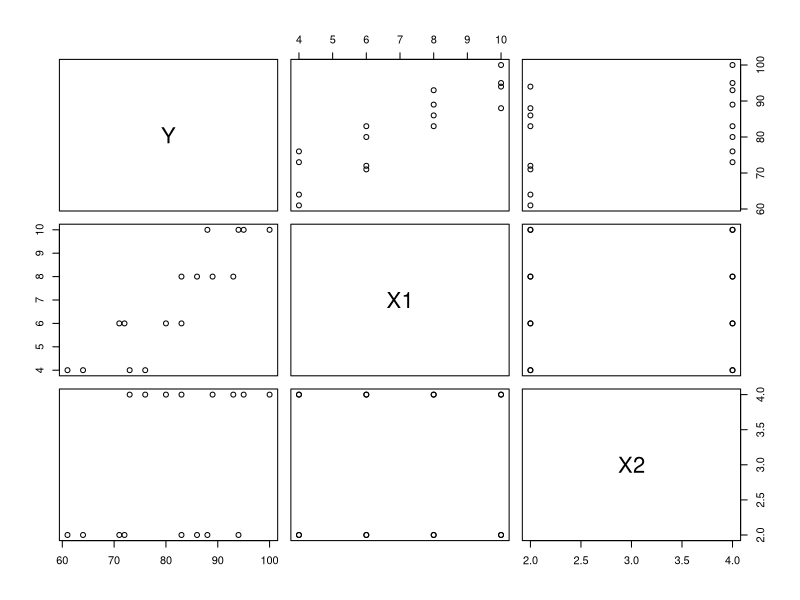
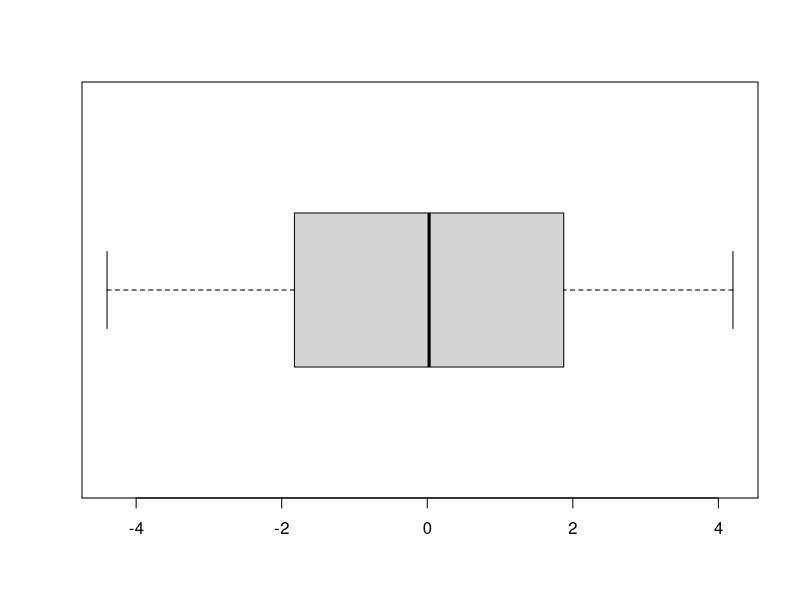
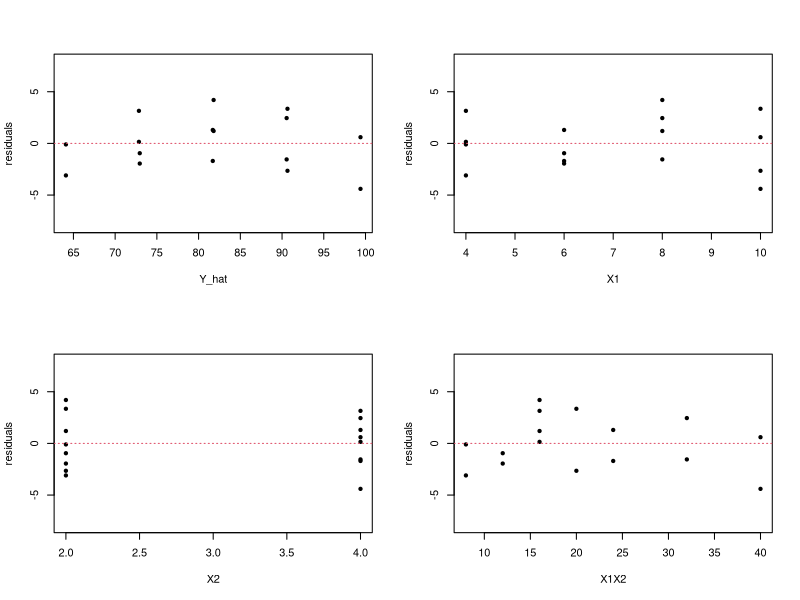
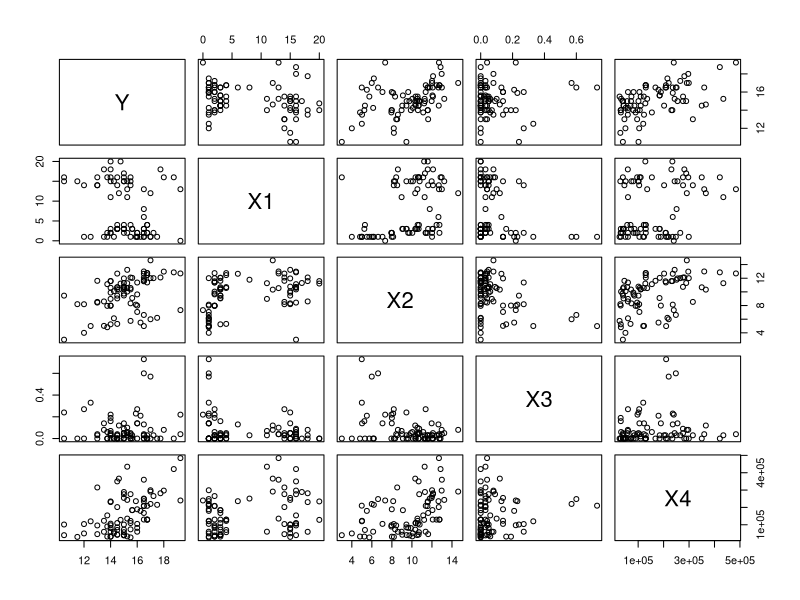
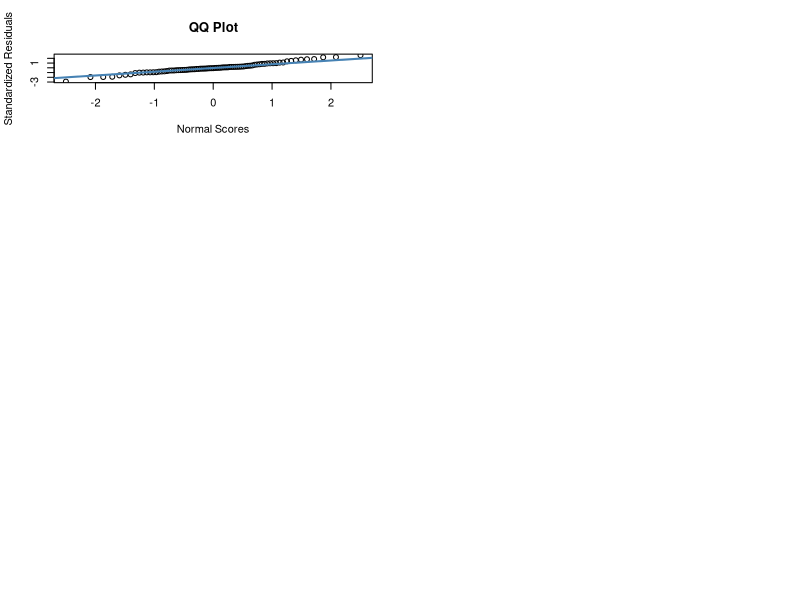
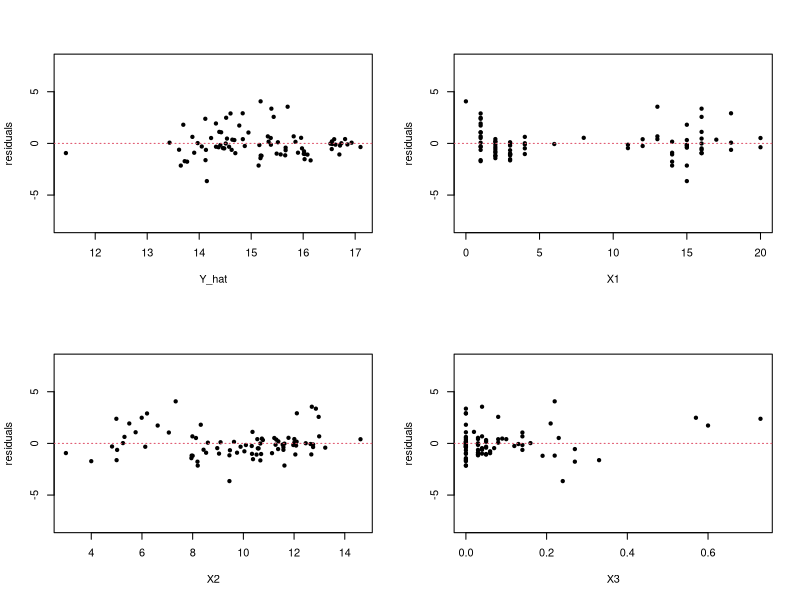
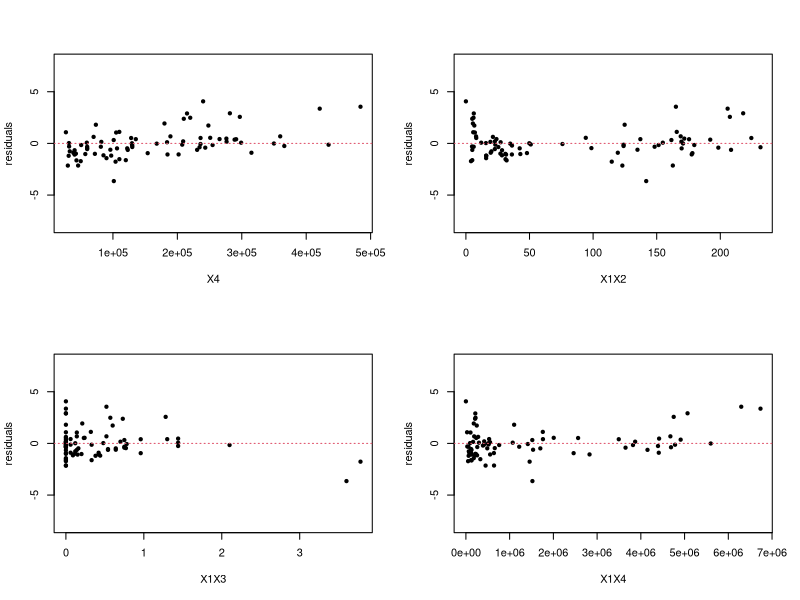
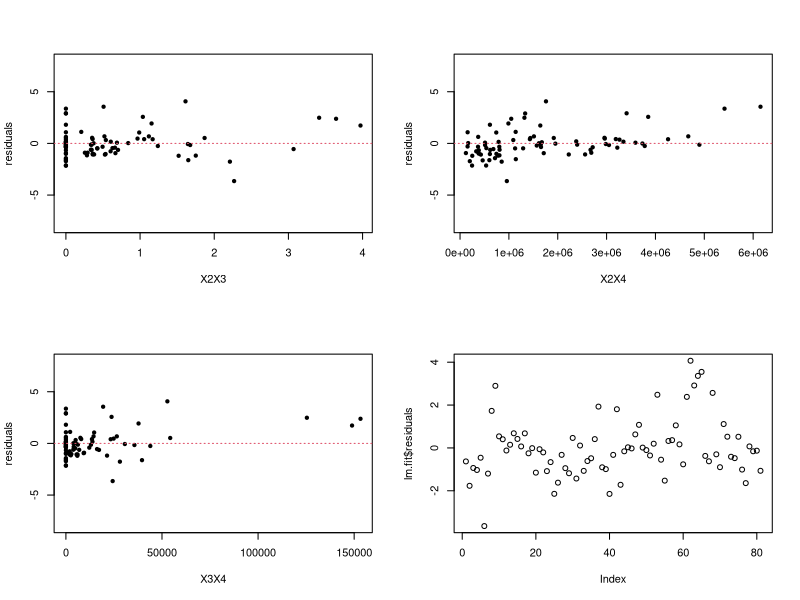

Write R code to recreate these figures, in order.
## ---- chunk 1

PlasHard.df = data.frame(read.csv("Plastic Hardness.csv"))

SumSigmaSqrd = sum(PlasHard.df$X^2)

SumSigma = sum(PlasHard.df$X)

n = nrow(PlasHard.df)

DeterminantVal = n * SumSigmaSqrd - SumSigma ^ 2

FracDeterminant = 1 / DeterminantVal

#1,1 =

FracDeterminant * SumSigmaSqrd

#1,2 and #1,3 = 

FracDeterminant * -SumSigma

#1,4 = 
Quad14 = FracDeterminant * n

## ---- chunk 2
PlasHard.reg = lm(Y~X, data=PlasHard.df)

XTransp = rbind(c(1),c(PlasHard.df$X))
XMatrix = cbind(c(1),c(PlasHard.df$X))
YMatrix = PlasHard.df$Y
YTransp = rbind(c(1),c(PlasHard.df$Y))

XTY = XTransp%*%YMatrix

XTXinv = solve((XTransp%*%XMatrix))

#b = (X'X)^-1Y'X

bMatrix = XTXinv%*%XTY

## ---- chunk 3
#Yhat = Xb
Yhat = XMatrix%*%bMatrix
Yhat

## ---- chunk 4
#H = X(X'X)^-1X'
H = XMatrix%*%(XTXinv)%*%XTransp
head(H)

## ---- chunk 5
#SSE = Y'Y - b'X'Y
XTransp = rbind(c(1),c(PlasHard.df$X))
XMatrix = PlasHard.df$X
YMatrix = PlasHard.df$Y
XTY = XTransp%*%YMatrix
bMatrix = XTXinv%*%XTY
bMatrixTransp = t(bMatrix)
YTransp = t(PlasHard.df$Y)

SSE = YTransp%*%YMatrix - bMatrixTransp%*%XTY

SSE
#anova(PlasHard.reg)

## ---- chunk 6
#s^2(b) = MSE(X'X)^-1 , MSE = SSE / (n-2)
MSE = SSE / (nrow(PlasHard.df)-2)
sSqrB = MSE[1]* XTXinv
sSqrB
## ---- chunk 7
#(7) s^2(pred) when Xh= 30
#s^2{pred} = MSE(l + X'_h(X'X)^-1 Xh)
XTransph = cbind(c(1),c(30))
Xh = rbind(c(1),c(30))
sSqrPred = MSE[1]* (1+XTransph%*%XTXinv%*%Xh)
sSqrPred
## ---- chunk 8
#s^2{b_0} =
sSqrB[1,1]
sSqrB[1,2]
sSqrB[2,2]
## ---- chunk 9
# SSE = Y'(I- H)Y
#YTransp%*%(diag(c(1,1,1,1,1,1,1,1,1,1,1,1,1,1,1,1))- H)%*%YMatrix
YTransp%*%(diag(c(16))- H)%*%YMatrix

## ---- chunk 10

BrandP.df = data.frame(read.csv("Brand Preference.csv"))
plot(BrandP.df)
round(cor(BrandP.df),3)

## ---- chunk 11

BrandP.df = data.frame(read.csv("Brand Preference.csv"))
Brand.reg = lm(Y~X1+X2, data=BrandP.df)
Brand.reg

## ---- chunk 12
boxplot(Brand.reg$residuals, horizontal=TRUE)
## ---- chunk 13
layout(matrix(c(1,2,1,2,3,4,3,4), 4,2, byrow=TRUE))
lm.fit = lm(Y~X1+X2, data=BrandP.df)
residuals = lm.fit$residuals
Y_hat = predict(lm.fit)

X1 = BrandP.df$X1
X2 = BrandP.df$X2
X1X2 = X1*X2

plot(residuals~Y_hat, ylim=c(-8,8), pch=20)
abline(h=0, lty=3, col=2)
plot(residuals~X1, ylim=c(-8,8), pch=20)
abline(h=0, lty=3, col=2)
plot(residuals~X2, ylim=c(-8,8), pch=20)
abline(h=0, lty=3, col=2)
plot(residuals~X1X2, ylim=c(-8,8), pch=20)
abline(h=0, lty=3, col=2)

## ---- chunk 14
BrandP.reg = lm(Y~X1+X2, data = BrandP.df)

anova(BrandP.reg)

## ---- chunk 15
SSE = 1566.45
SSR = 306.25
n = 16

(SSE/2)/(SSR/16)^2
qchisq(.95, df=1) 
## ---- chunk 16
# 6.39a
BrandP.df = data.frame(read.csv("Brand Preference.csv"))
Brand.reg = lm(Y~X1+X2, data=BrandP.df)
anova(Brand.reg)

#F* = MSR / MSE 

#F* X1 =  1566.45/7.25
#F* X2 = 306.25/7.25 

1566.45 / 7.25
306.25 / 7.25 

qt(.99, 16-2)

## ---- chunk 17
confint(Brand.reg, adjust.method = "bonferroni", level=.99)
## ---- chunk 18

Xh = data.frame(X1 = 5, X2 = 4)
#print(predict.lm(Brand.reg, Xh, se.fit= TRUE))

predict.lm(Brand.reg, Xh, se.fit= TRUE, interval="confidence", level=0.99)
## ---- chunk 19

Xh = data.frame(X1 = 5, X2 = 4)
#print(predict.lm(Brand.reg, Xh, se.fit= TRUE))

predict.lm(Brand.reg, Xh, se.fit= TRUE, interval="predict", level=0.99)
## ---- chunk 20
ComProp.df = data.frame(read.csv("Commercial Properties.csv"))

plot(ComProp.df)
round(cor(ComProp.df),3)

## ---- chunk 21
ComProp.reg = lm(Y~X1+X2+X3+X4, data=ComProp.df)
round(ComProp.reg$coefficients,6)
## ---- chunk 22
#layout(matrix(c(1,2,1,2,3,4,3,4),4,2, byrow=TRUE))
#plot(ComProp.reg)

ei<-ComProp.reg$residuals
yhat=ComProp.reg$fitted.values
stdei<- rstandard(ComProp.reg)

qqnorm(stdei,ylab="Standardized Residuals",xlab="Normal Scores", main="QQ Plot") 
qqline(stdei,col = "steelblue", lwd = 2)

## ---- chunk 23
layout(matrix(c(1,2,1,2,3,4,3,4), 4,2, byrow=TRUE))
lm.fit = lm(Y~X1+X2, data=ComProp.df)
residuals = lm.fit$residuals
Y_hat = predict(lm.fit)

X1 = ComProp.df$X1
X2 = ComProp.df$X2
X3 = ComProp.df$X3
X4 = ComProp.df$X4

X1X2 = X1*X2
X1X3 = X1*X3
X1X4 = X1*X4
X2X3 = X2*X3
X2X4 = X2*X4
X3X4 = X3*X4


plot(residuals~Y_hat, ylim=c(-8,8), pch=20)
abline(h=0, lty=3, col=2)

plot(residuals~X1, ylim=c(-8,8), pch=20)
abline(h=0, lty=3, col=2)
plot(residuals~X2, ylim=c(-8,8), pch=20)
abline(h=0, lty=3, col=2)
plot(residuals~X3, ylim=c(-8,8), pch=20)
abline(h=0, lty=3, col=2)
plot(residuals~X4, ylim=c(-8,8), pch=20)
abline(h=0, lty=3, col=2)

plot(residuals~X1X2, ylim=c(-8,8), pch=20)
abline(h=0, lty=3, col=2)
plot(residuals~X1X3, ylim=c(-8,8), pch=20)
abline(h=0, lty=3, col=2)
plot(residuals~X1X4, ylim=c(-8,8), pch=20)
abline(h=0, lty=3, col=2)
plot(residuals~X2X3, ylim=c(-8,8), pch=20)
abline(h=0, lty=3, col=2)
plot(residuals~X2X4, ylim=c(-8,8), pch=20)
abline(h=0, lty=3, col=2)
plot(residuals~X3X4, ylim=c(-8,8), pch=20)
abline(h=0, lty=3, col=2)

plot(lm.fit$residuals)
## ---- chunk 24
ei<-ComProp.reg$residuals
#M=median(ComProp.reg$fitted.values)

newdata <- ComProp.reg$fitted.values[order(ComProp.reg$fitted.values)]
M = newdata[40]

DM<-data.frame(cbind(ComProp.reg$fitted.values, ComProp.df$X1,ComProp.df$X2,ComProp.df$X3,ComProp.df$X4,ei))
DM1<-DM[DM[,1]<= M,]
DM2<-DM[DM[,1]>M,]

M1<-median(DM1[,6])
M2<-median(DM2[,6])

N1<-length(DM1[,6])
N2<-length(DM2[,6])

d1<-abs(DM1[,6]-M1)
d2<-abs(DM2[,6]-M2)
s2<-sqrt((var(d1)*(N1-1)+var(d2)*(N2-1))/(N1+N2-2))
Den<- s2*sqrt(1/N1+1/N2)
Num<- mean(d1)-mean(d2)
T= Num/Den
T

# t(.975, 81)

qt(.975, 81-2)

## ---- chunk 25
XhDataFrame = data.frame("X1" = c(4,6,12), "X2" = c(10,11.5,12.5), "X3" = c(.1,0,.32), "X4" = c(80000,120000,340000))

#Xh = data.frame(X1 = 5, X2 = 4)

predict.lm(ComProp.reg, XhDataFrame, se.fit= TRUE, interval="predict", level=0.95)

predict.lm(ComProp.reg, XhDataFrame, se.fit= TRUE, interval="confidence", level=0.95)

summary(ComProp.df)

